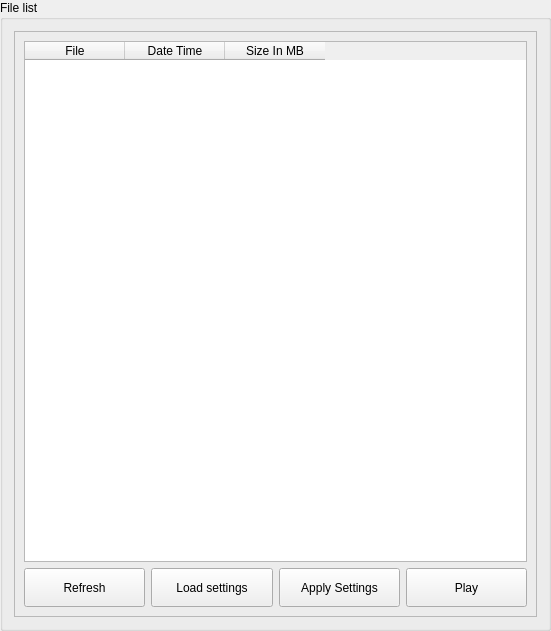
         <widget class="QGroupBox" name="groupBox_24">
          <property name="geometry">
           <rect>
            <x>10</x>
            <y>10</y>
            <width>551</width>
            <height>631</height>
           </rect>
          </property>
          <property name="title">
           <string>File list</string>
          </property>
          <layout class="QHBoxLayout" name="horizontalLayout_70">
           <item>
            <widget class="QFrame" name="frame_36">
             <property name="frameShape">
              <enum>QFrame::Shape::StyledPanel</enum>
             </property>
             <property name="frameShadow">
              <enum>QFrame::Shadow::Raised</enum>
             </property>
             <layout class="QVBoxLayout" name="verticalLayout_45">
              <item>
               <widget class="QTableWidget" name="tableWidget_playback_3">
                <property name="sizePolicy">
                 <sizepolicy hsizetype="Preferred" vsizetype="Preferred">
                  <horstretch>0</horstretch>
                  <verstretch>0</verstretch>
                 </sizepolicy>
                </property>
                <property name="minimumSize">
                 <size>
                  <width>0</width>
                  <height>521</height>
                 </size>
                </property>
                <column>
                 <property name="text">
                  <string>File</string>
                 </property>
                </column>
                <column>
                 <property name="text">
                  <string>Date Time</string>
                 </property>
                </column>
                <column>
                 <property name="text">
                  <string>Size In MB</string>
                 </property>
                </column>
               </widget>
              </item>
              <item>
               <layout class="QHBoxLayout" name="horizontalLayout_71">
                <item>
                 <widget class="QPushButton" name="PBfilelistref">
                  <property name="sizePolicy">
                   <sizepolicy hsizetype="Minimum" vsizetype="Preferred">
                    <horstretch>0</horstretch>
                    <verstretch>0</verstretch>
                   </sizepolicy>
                  </property>
                  <property name="text">
                   <string>Refresh</string>
                  </property>
                 </widget>
                </item>
                <item>
                 <widget class="QPushButton" name="PBfilelistloadset">
                  <property name="sizePolicy">
                   <sizepolicy hsizetype="Minimum" vsizetype="Expanding">
                    <horstretch>0</horstretch>
                    <verstretch>0</verstretch>
                   </sizepolicy>
                  </property>
                  <property name="text">
                   <string>Load settings</string>
                  </property>
                 </widget>
                </item>
                <item>
                 <widget class="QPushButton" name="PBfilelistappset">
                  <property name="sizePolicy">
                   <sizepolicy hsizetype="Minimum" vsizetype="Preferred">
                    <horstretch>0</horstretch>
                    <verstretch>0</verstretch>
                   </sizepolicy>
                  </property>
                  <property name="text">
                   <string>Apply Settings</string>
                  </property>
                 </widget>
                </item>
                <item>
                 <widget class="QPushButton" name="PBfilelistplay">
                  <property name="sizePolicy">
                   <sizepolicy hsizetype="Minimum" vsizetype="Preferred">
                    <horstretch>0</horstretch>
                    <verstretch>0</verstretch>
                   </sizepolicy>
                  </property>
                  <property name="text">
                   <string>Play</string>
                  </property>
                 </widget>
                </item>
               </layout>
              </item>
             </layout>
            </widget>
           </item>
          </layout>
         </widget>
